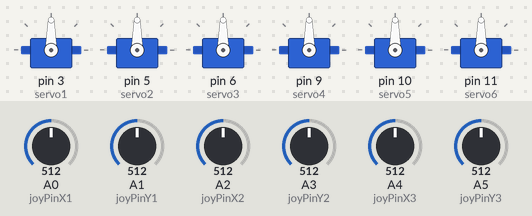
A sketch run on a simulated Arduino Uno, built with avr-gcc and run on an emulated ATmega328P. On the bench: 6 × servo. Inputs (shaded band) come from the test bench; at power-on: A0 (joyPinX1) = 512, A1 (joyPinY1) = 512, A2 (joyPinX2) = 512, A3 (joyPinY2) = 512, A4 (joyPinX3) = 512, A5 (joyPinY3) = 512.

Above: at 1.2 s.
1.3 s: A0 (joyPinX1) set to 716
At 1.7 s:
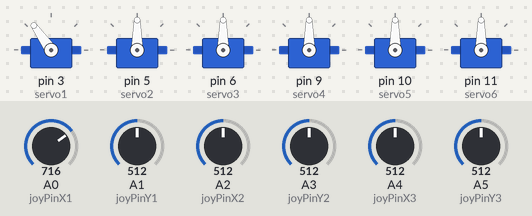
2.8 s: A1 (joyPinY1) set to 716
At 4.0 s:
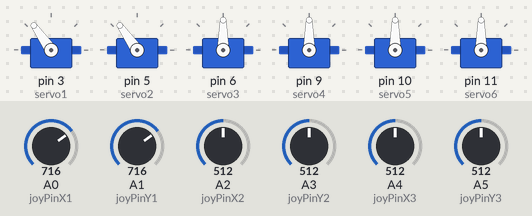
4.3 s: A2 (joyPinX2) set to 716
At 5.5 s:
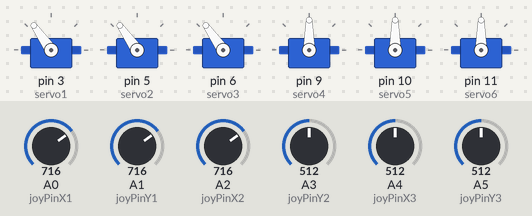
5.8 s: A3 (joyPinY2) set to 716
At 6.7 s:
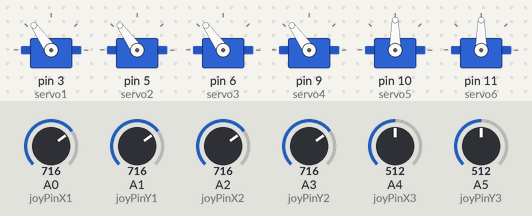
7.3 s: A4 (joyPinX3) set to 716
At 8.5 s:
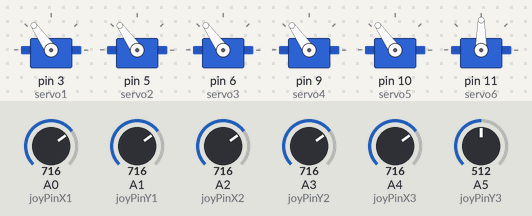
8.8 s: A5 (joyPinY3) set to 716
At 9.9 s:
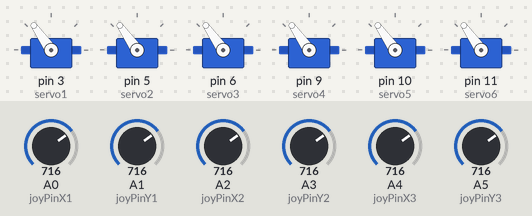
Timing chart, 0 to 11.3 s (numbered marks = the images above; inputs shaded):
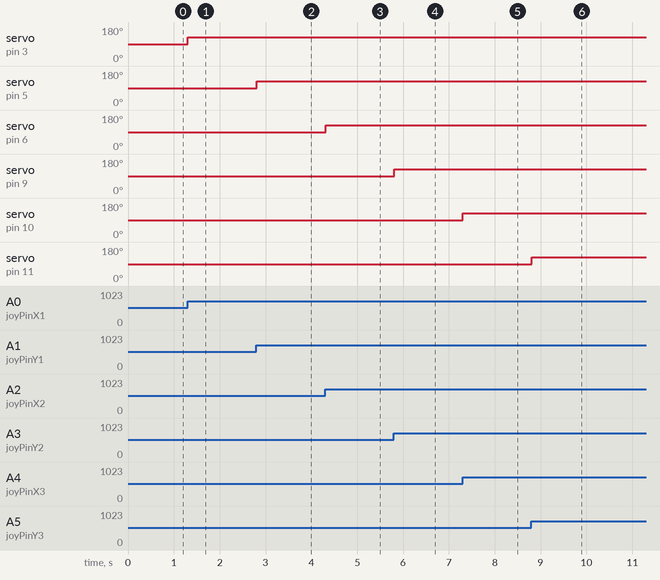

Measured:
- after the input at 1.3 s, servo on pin 3 (servo1): 90° → 125° at once
- after the input at 2.8 s, servo on pin 5 (servo2): 90° → 125° at once
- after the input at 4.3 s, servo on pin 6 (servo3): 90° → 125° at once
- after the input at 5.8 s, servo on pin 9 (servo4): 90° → 125° at once
- after the input at 7.3 s, servo on pin 10 (servo5): 90° → 125° at once
- after the input at 8.8 s, servo on pin 11 (servo6): 90° → 125° at once

The sketch:

joyStickCode.ino
```cpp
#include <Servo.h>

Servo servo1, servo2, servo3, servo4, servo5, servo6;

int joyPinX1 = A0; // Joystick 1 X-axis
int joyPinY1 = A1; // Joystick 1 Y-axis
int joyPinX2 = A2; // Joystick 2 X-axis
int joyPinY2 = A3; // Joystick 2 Y-axis
int joyPinX3 = A4; // Joystick 3 X-axis
int joyPinY3 = A5; // Joystick 3 Y-axis

int servoMin = 0;   // Minimum servo position
int servoMax = 180; // Maximum servo position

int threshold = 5; // Threshold for joystick movement

void setup() {
  servo1.attach(3);
  servo2.attach(5);
  servo3.attach(6);
  servo4.attach(9);
  servo5.attach(10);
  servo6.attach(11);
}

void loop() {
  int x1 = analogRead(joyPinX1);
  int y1 = analogRead(joyPinY1);
  int x2 = analogRead(joyPinX2);
  int y2 = analogRead(joyPinY2);
  int x3 = analogRead(joyPinX3);
  int y3 = analogRead(joyPinY3);

  static int prevX1 = 0;
  static int prevY1 = 0;
  static int prevX2 = 0;
  static int prevY2 = 0;
  static int prevX3 = 0;
  static int prevY3 = 0;

  if (abs(x1 - prevX1) > threshold || abs(y1 - prevY1) > threshold ||
      abs(x2 - prevX2) > threshold || abs(y2 - prevY2) > threshold ||
      abs(x3 - prevX3) > threshold || abs(y3 - prevY3) > threshold) {
    int servoVal1 = map(x1, 0, 1023, servoMin, servoMax);
    int servoVal2 = map(y1, 0, 1023, servoMin, servoMax);
    int servoVal3 = map(x2, 0, 1023, servoMin, servoMax);
    int servoVal4 = map(y2, 0, 1023, servoMin, servoMax);
    int servoVal5 = map(x3, 0, 1023, servoMin, servoMax);
    int servoVal6 = map(y3, 0, 1023, servoMin, servoMax);

    servo1.write(servoVal1);
    servo2.write(servoVal2);
    servo3.write(servoVal3);
    servo4.write(servoVal4);
    servo5.write(servoVal5);
    servo6.write(servoVal6);

    prevX1 = x1;
    prevY1 = y1;
    prevX2 = x2;
    prevY2 = y2;
    prevX3 = x3;
    prevY3 = y3;
  }

  delay(15); // Delay to stabilize servos and reduce jitter
}
```
